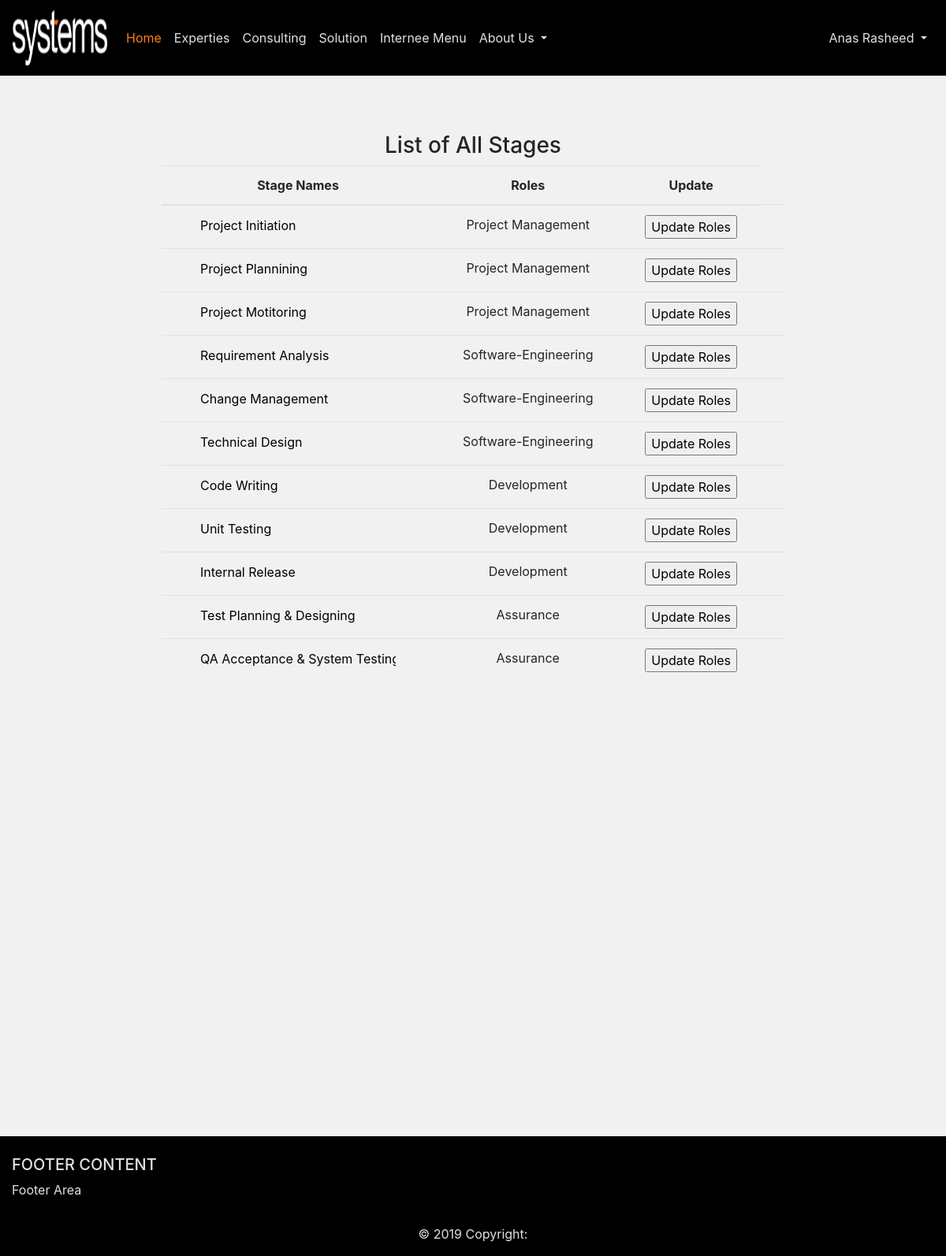
Page /Systems/view-stages.php (signed in) on the earlier database version.
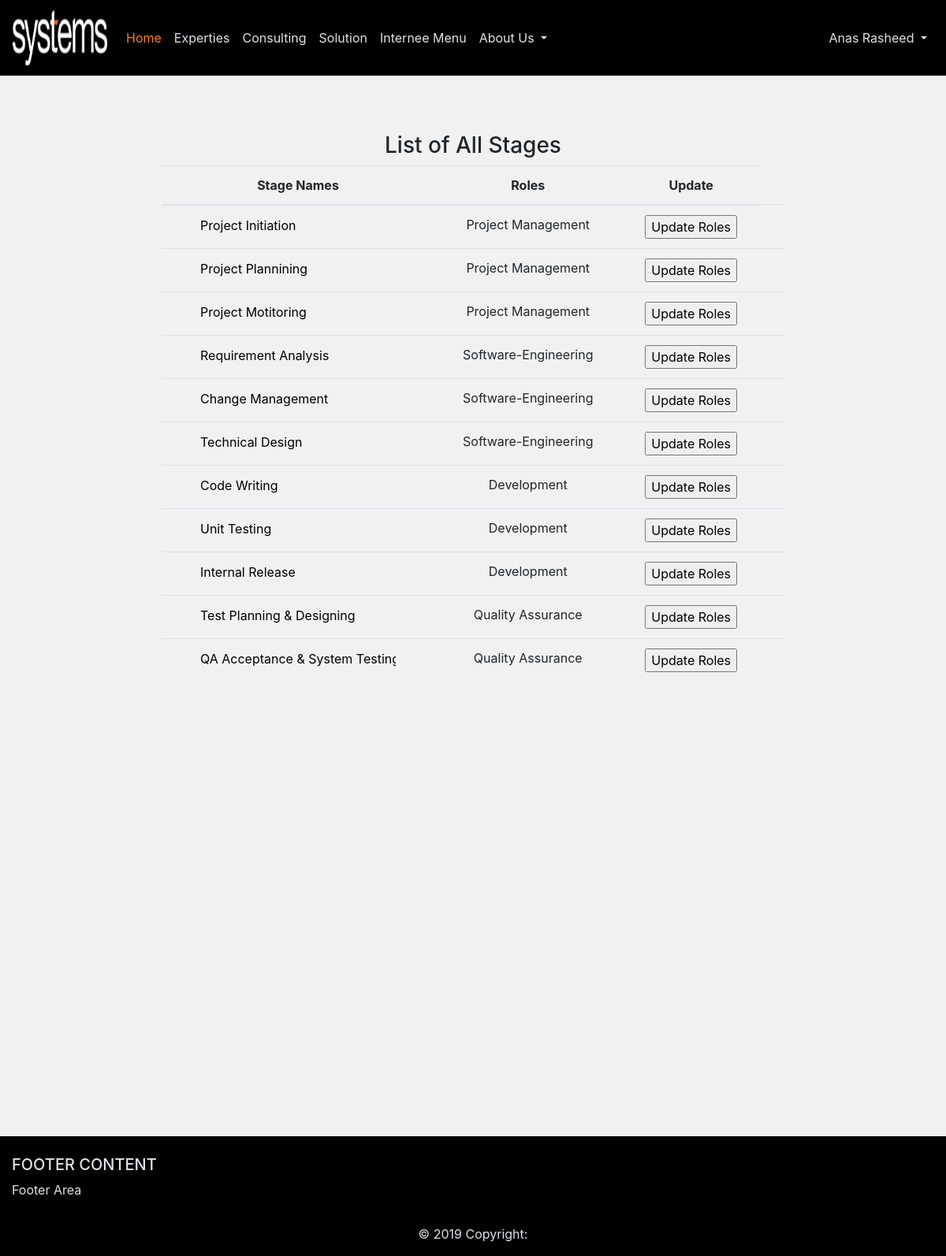
Same page on the later database version.
### tables this page shows
CREATE TABLE `stages` (
  `stage_id` int(11) NOT NULL,
  `stage_name` varchar(40) NOT NULL,
  `role_id` int(11) NOT NULL,
  `stages_code` varchar(50) NOT NULL
);

CREATE TABLE `roles` (
  `role_id` int(11) NOT NULL,
  `role_name` varchar(40) NOT NULL
);

### Systems/view-stages.php (the view, shortened to what this page needs)
<?php
include('config/header.php');
?>
<br/>
<br/>
<br/>
<h3 class="h3 text-center" >List of All Stages</h3>
<div class="auth-wrapper no-block justify-content-center align-items-center">
	<div class="row">
		<div class="col-2"></div>
<div class="col-8">
<table class="table text-center table-hover">
  <thead>
    <tr>
      <th scope="col">Stage Names</th>
      <th scope="col">Roles</th>
      <th scope="col">Update</th>
    </tr>
  </thead>
  <tbody>
  	<?php
$query="select stages.stage_id, stages.stage_name, roles.role_name from `stages` inner join `roles` where stages.role_id=roles.role_id";
$sql=mysqli_query($connect, $query);
$rows=mysqli_num_rows($sql);
if($rows>1){
	while($row=mysqli_fetch_assoc($sql)){
		$stage_name=$row['stage_name'];
		$role_name=$row['role_name'];
    $id=$row['stage_id'];
?>
    <tr>
      <form method="Post">
      <td><input type="text" name="stage_name" id="stage" value='<?php echo $stage_name;?>' ></td>
      <td><?php echo $role_name;?></td>
      <td><input type="submit" name="update" value="Update Roles"></td>
      <td><input type="text" class="text-center" hidden name="sid" id="sid" readonly value="<?php echo $id;?>"></td>
         </form>
      </tr>
  <?php	}
}
?>
  </tbody>
</table>
</div>
<div class="col-2"></div>
</div>
</div>
<br/>
<br/>
<br/>
<br/>
<br/>
<br/>
<br/>
<br/>
<br/>
<br/>
<br/>
<br/>
<br/>
<br/>
<br/>
<br/>
<br/>
<br/>
<?php
include('config/footer.php');
 ?>

Differences in the rows shown:
changed stages "Test Planning & Designing": role.role_name "Assurance" → "Quality Assurance"
changed stages "QA Acceptance & System Testing": role.role_name "Assurance" → "Quality Assurance"
